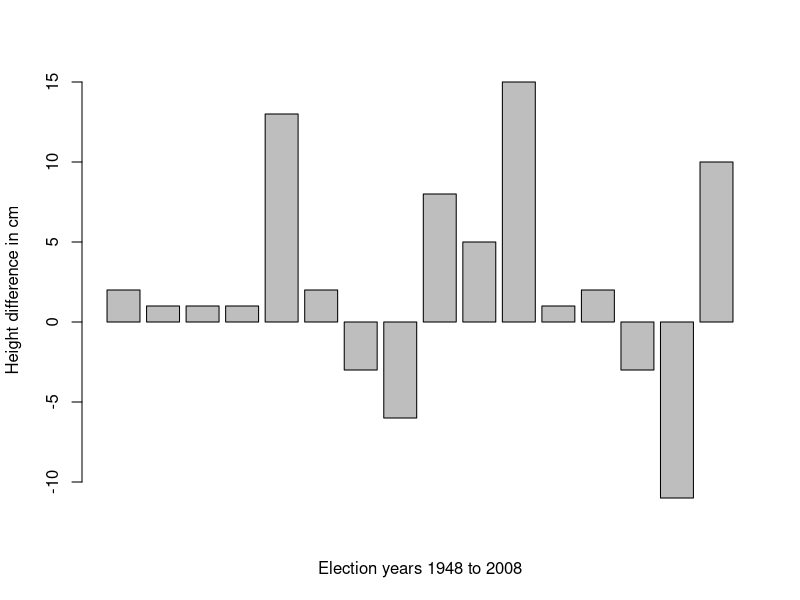
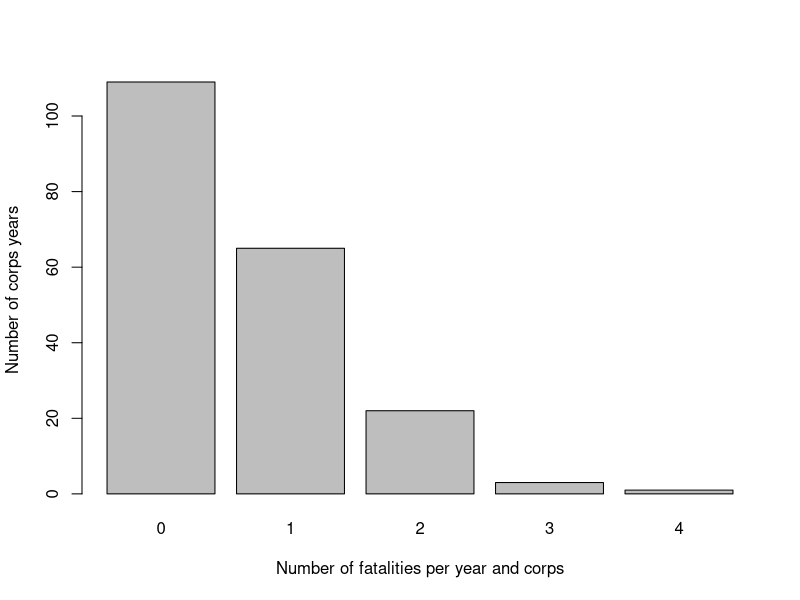

Here is the R script that generated these plots, in order:

#-------------------------------------------------------------------------------
## Example 1.1 - Temperature Data
#-------------------------------------------------------------------------------

# time series of average annual temperatures in New Haven (1912 - 1971)
# in degrees Fahrenheit
nhtemp


# convert to degrees Celsius
nhtemp_C <- round(5/9 * (nhtemp - 32), digits = 1)
nhtemp_C

# New Haven temperatures (F) 1968 - 1971
nht <- c(51.9, 51.8, 51.9, 53)
nht

# Connecticut temperatures (F) 1968 - 1971
ct <- c(48, 48.2, 48, 48.7)
ct

# differences New Haven - Connecticut temperatures (F)
nht - ct


# same with ts object

# tail function for ts objects
tail.ts <- function(data, n) {
  data <- as.ts(data)
  window(data, start = tsp(data)[2] - (n - 1) / frequency(data))
}

# New Haven temp (ts)
nh_ts <- tail.ts(nhtemp, 4)
nh_ts

# Connecticut temp (ts)
c_ts <- ts(ct, start = 1968, end = 1971)
c_ts

# differences (ts)
nh_ts - c_ts


#-------------------------------------------------------------------------------
## Example 1.2 - President’s Heights
#-------------------------------------------------------------------------------


winner <- c(185, 182, 182, 188,
           188, 188, 185, 185,
           177, 182, 182, 193,
           183, 179, 179, 175)

opponent <- c(175, 193, 185, 187,
              188, 173, 180, 177,
              183, 185, 180, 180,
              182, 178, 178, 173)

length(winner)

# correction of Bill Clinton's height
winner[4:5] <- 189

# election years
year <- seq(from=2008, to=1948, by=-4)

# mean height
mean(winner)
mean(opponent)

# calculate height difference
difference <- winner - opponent

# create a data frame
data.frame(year, winner, opponent, difference)

# create a logical variable
taller.won <- winner > opponent

# how often did the taller win?
table(taller.won)

# percentage
table(taller.won) / length(taller.won) * 100

# barplot of height differences
barplot(rev(difference),
        xlab = "Election years 1948 to 2008",
        ylab = "Height difference in cm")



#-------------------------------------------------------------------------------
## Example 1.3 - Fatal Horsekicks at Prussian Cavalry
#-------------------------------------------------------------------------------


k <- c(0, 1, 2, 3, 4)
x <- c(109, 65, 22, 3, 1)

barplot(x, names.arg=k,
        xlab = "Number of fatalities per year and corps",
        ylab = "Number of corps years")
